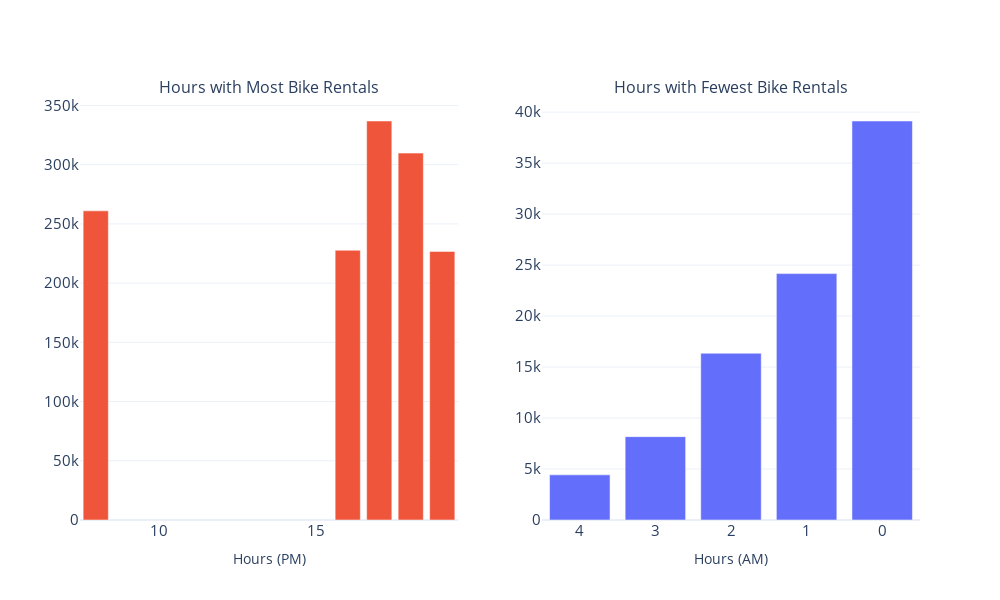

Notebook code for this chart:
### Code cell
# Create a subplot with 1 row and 2 columns
fig = make_subplots(
    rows=1, cols=2,
    subplot_titles=("Hours with Most Bike Rentals", "Hours with Fewest Bike Rentals")
)

# Data for the most bike rentals
most_rentals = sumhours.head(5)
least_rentals = sumhours.sort_values(by="Hour", ascending=True).head(5)

# Add bar chart for the most bike rentals
fig.add_trace(
    go.Bar(
        x=most_rentals["Hour"],
        y=most_rentals["Count"],
        marker_color="#EF553B",  # Set color
        showlegend=False  # Hide legend for the bar chart
    ),
    row=1, col=1
)

# Add bar chart for the fewest bike rentals
fig.add_trace(
    go.Bar(
        x=least_rentals["Hour"],
        y=least_rentals["Count"],
        marker_color="#636EFA",  # Set color
        showlegend=False  # Hide legend for the bar chart
    ),
    row=1, col=2
)

# Update layout for the figure
fig.update_layout(
    width=1000,
    height=600,
    title_x=0.5,
    template="plotly_white"
)

# Update x-axis and y-axis properties for both subplots
fig.update_xaxes(title_text="Hours (PM)", row=1, col=1, tickfont=dict(size=15))
fig.update_yaxes(tickfont=dict(size=15), row=1, col=1)

fig.update_xaxes(title_text="Hours (AM)", row=1, col=2, tickfont=dict(size=15))
fig.update_yaxes(tickfont=dict(size=15), row=1, col=2)

# Reverse x-axis for the second plot
fig['layout']['xaxis2']['autorange'] = 'reversed'

# Show the plot
fig.show()

### Figure 1 — Plotly figure (JSON) as saved in the notebook; plotly's stock layout.template omitted (floating-point values rounded to 4 significant figures)
{"data": [{"marker": {"color": "#EF553B"}, "showlegend": false, "type": "bar", "x": [17, 18, 8, 16, 19], "xaxis": "x", "y": [336860, 309772, 261001, 227748, 226789], "yaxis": "y"}, {"marker": {"color": "#636EFA"}, "showlegend": false, "type": "bar", "x": [0, 1, 2, 3, 4], "xaxis": "x2", "y": [39130, 24164, 16352, 8174, 4428], "yaxis": "y2"}], "layout": {"annotations": [{"font": {"size": 16}, "showarrow": false, "text": "Hours with Most Bike Rentals", "x": 0.225, "xanchor": "center", "xref": "paper", "y": 1, "yanchor": "bottom", "yref": "paper"}, {"font": {"size": 16}, "showarrow": false, "text": "Hours with Fewest Bike Rentals", "x": 0.775, "xanchor": "center", "xref": "paper", "y": 1, "yanchor": "bottom", "yref": "paper"}], "height": 600, "title": {"x": 0.5}, "width": 1000, "xaxis": {"anchor": "y", "domain": [0, 0.45], "tickfont": {"size": 15}, "title": {"text": "Hours (PM)"}}, "xaxis2": {"anchor": "y2", "autorange": "reversed", "domain": [0.55, 1], "tickfont": {"size": 15}, "title": {"text": "Hours (AM)"}}, "yaxis": {"anchor": "x", "domain": [0, 1], "tickfont": {"size": 15}}, "yaxis2": {"anchor": "x2", "domain": [0, 1], "tickfont": {"size": 15}}}}
